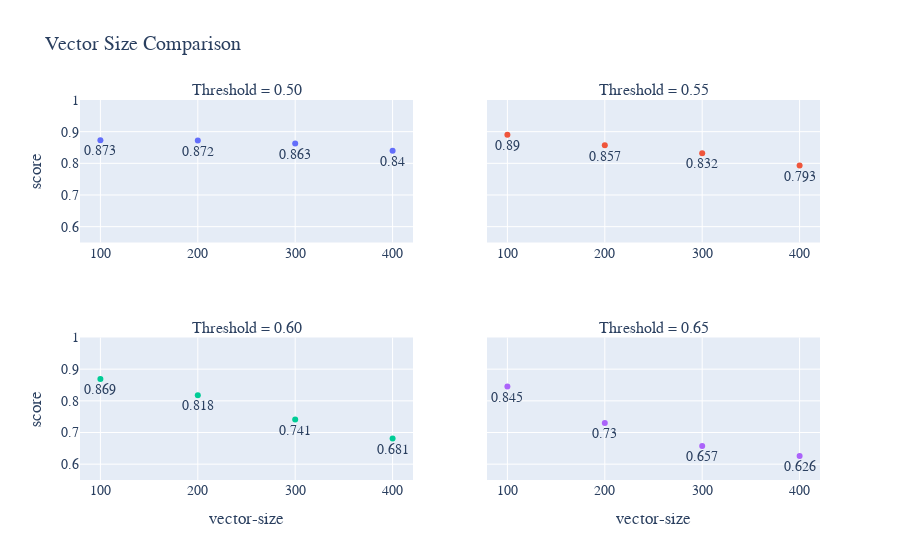

The code cell stored with this chart in its notebook:
### Code cell
fig = make_subplots(rows=2, cols=2, shared_yaxes=True, subplot_titles=("Threshold = 0.50", "Threshold = 0.55", "Threshold = 0.60", "Threshold = 0.65"))

fig.add_trace(go.Scatter(x=TH_50['vectorsize'], y=TH_50['total'],
                         text=TH_50['total'],
                         mode="markers+text",
                         textposition="bottom center"),
              row=1, col=1)
fig.add_trace(go.Scatter(x=TH_55['vectorsize'], y=TH_55['total'],
                         text=TH_55['total'],
                        mode="markers+text",
                        textposition="bottom center"), row=1, col=2)
fig.add_trace(go.Scatter(x=TH_60['vectorsize'],y=TH_60['total'],
                         text=TH_60['total'],
                        mode="markers+text",
                        textposition="bottom center"), row=2, col=1)
fig.add_trace(go.Scatter(x=TH_65['vectorsize'], y=TH_65['total'],
                        text=TH_65['total'],
                        mode="markers+text",
                        textposition="bottom center"), row=2, col=2)

fig.update_yaxes(range=[0.55, 1.0]) 
fig.update_layout(showlegend=False)


fig.update_yaxes(title_text="score", row=1, col=1)
fig.update_yaxes(title_text="score", row=2, col=1)
fig.update_xaxes(title_text="vector-size", row=2, col=1)
fig.update_xaxes(title_text="vector-size", row=2, col=2)

fig.update_layout(
    title="Vector Size Comparison",
    font=dict(
        family="Courier New, monospace",
        size=14,
    )
)

### Figure 1 — Plotly figure (JSON) as saved in the notebook; plotly's stock layout.template omitted (floating-point values rounded to 4 significant figures)
{"data": [{"mode": "markers+text", "text": [0.873, 0.872, 0.863, 0.84], "textposition": "bottom center", "type": "scatter", "x": [100, 200, 300, 400], "xaxis": "x", "y": [0.873, 0.872, 0.863, 0.84], "yaxis": "y"}, {"mode": "markers+text", "text": [0.89, 0.857, 0.832, 0.793], "textposition": "bottom center", "type": "scatter", "x": [100, 200, 300, 400], "xaxis": "x2", "y": [0.89, 0.857, 0.832, 0.793], "yaxis": "y2"}, {"mode": "markers+text", "text": [0.869, 0.818, 0.741, 0.681], "textposition": "bottom center", "type": "scatter", "x": [100, 200, 300, 400], "xaxis": "x3", "y": [0.869, 0.818, 0.741, 0.681], "yaxis": "y3"}, {"mode": "markers+text", "text": [0.845, 0.73, 0.657, 0.626], "textposition": "bottom center", "type": "scatter", "x": [100, 200, 300, 400], "xaxis": "x4", "y": [0.845, 0.73, 0.657, 0.626], "yaxis": "y4"}], "layout": {"annotations": [{"font": {"size": 16}, "showarrow": false, "text": "Threshold = 0.50", "x": 0.225, "xanchor": "center", "xref": "paper", "y": 1, "yanchor": "bottom", "yref": "paper"}, {"font": {"size": 16}, "showarrow": false, "text": "Threshold = 0.55", "x": 0.775, "xanchor": "center", "xref": "paper", "y": 1, "yanchor": "bottom", "yref": "paper"}, {"font": {"size": 16}, "showarrow": false, "text": "Threshold = 0.60", "x": 0.225, "xanchor": "center", "xref": "paper", "y": 0.375, "yanchor": "bottom", "yref": "paper"}, {"font": {"size": 16}, "showarrow": false, "text": "Threshold = 0.65", "x": 0.775, "xanchor": "center", "xref": "paper", "y": 0.375, "yanchor": "bottom", "yref": "paper"}], "font": {"family": "Courier New, monospace", "size": 14}, "showlegend": false, "title": {"text": "Vector Size Comparison"}, "xaxis": {"anchor": "y", "domain": [0, 0.45]}, "xaxis2": {"anchor": "y2", "domain": [0.55, 1]}, "xaxis3": {"anchor": "y3", "domain": [0, 0.45], "title": {"text": "vector-size"}}, "xaxis4": {"anchor": "y4", "domain": [0.55, 1], "title": {"text": "vector-size"}}, "yaxis": {"anchor": "x", "domain": [0.625, 1], "range": [0.55, 1], "title": {"text": "score"}}, "yaxis2": {"anchor": "x2", "domain": [0.625, 1], "matches": "y", "range": [0.55, 1], "showticklabels": false}, "yaxis3": {"anchor": "x3", "domain": [0, 0.375], "range": [0.55, 1], "title": {"text": "score"}}, "yaxis4": {"anchor": "x4", "domain": [0, 0.375], "matches": "y3", "range": [0.55, 1], "showticklabels": false}}}
